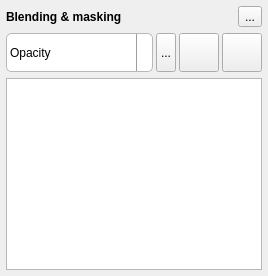
     <widget class="QWidget" name="Blending">
      <property name="accessibleName">
       <string/>
      </property>
      <attribute name="icon">
       <iconset resource="../icons.qrc">
        <normaloff>:/glmixer/icons/blending.png</normaloff>:/glmixer/icons/blending.png</iconset>
      </attribute>
      <attribute name="title">
       <string notr="true"/>
      </attribute>
      <layout class="QVBoxLayout" name="verticalLayout">
       <property name="leftMargin">
        <number>6</number>
       </property>
       <property name="topMargin">
        <number>6</number>
       </property>
       <property name="rightMargin">
        <number>6</number>
       </property>
       <property name="bottomMargin">
        <number>6</number>
       </property>
       <item>
        <layout class="QHBoxLayout" name="horizontalLayout_6">
         <item>
          <widget class="QLabel" name="label">
           <property name="styleSheet">
            <string notr="true">font: bold;</string>
           </property>
           <property name="text">
            <string>Blending &amp; masking</string>
           </property>
           <property name="margin">
            <number>2</number>
           </property>
          </widget>
         </item>
         <item>
          <widget class="QToolButton" name="resetBlending">
           <property name="toolTip">
            <string>Clear all</string>
           </property>
           <property name="text">
            <string>...</string>
           </property>
           <property name="icon">
            <iconset resource="../icons.qrc">
             <normaloff>:/glmixer/icons/clean.png</normaloff>:/glmixer/icons/clean.png</iconset>
           </property>
          </widget>
         </item>
        </layout>
       </item>
       <item>
        <layout class="QHBoxLayout" name="horizontalLayout_7">
         <property name="spacing">
          <number>3</number>
         </property>
         <item>
          <widget class="QComboBox" name="blendingBox">
           <property name="toolTip">
            <string>Blending mode
(how the colors are mixed with other sources)</string>
           </property>
           <property name="statusTip">
            <string>Blending mode\n(how the colors are mixed with other sources)</string>
           </property>
           <property name="styleSheet">
            <string notr="true">QComboBox {
     border: 1px solid palette(mid);
     border-radius: 5px;
     padding: 1px 3px 1px 3px;
     font-size: 12px;
     max-height: 42px;
 }

 QComboBox:on { /* shift the text when the popup opens */
     padding-top: 3px;
     padding-left: 4px;
 }

 QComboBox::drop-down {
     subcontrol-origin: padding;
     subcontrol-position: top right;
     width: 15px;
     border-left-width: 1px;
     border-left-color: palette(dark);
     border-left-style: solid; /* just a single line */
     border-top-right-radius: 5px; /* same radius as the QComboBox */
     border-bottom-right-radius: 5px;
 }

 QComboBox::down-arrow {
     image: url(:/glmixer/icons/downarrow.png);
 }

 QComboBox::down-arrow:on { /* shift the arrow when popup is open */
     top: 1px;
     left: 1px;
 }</string>
           </property>
           <property name="currentIndex">
            <number>5</number>
           </property>
           <property name="iconSize">
            <size>
             <width>32</width>
             <height>32</height>
            </size>
           </property>
           <property name="frame">
            <bool>false</bool>
           </property>
           <item>
            <property name="text">
             <string>Custom</string>
            </property>
            <property name="icon">
             <iconset resource="../images.qrc">
              <normaloff>:/glmixer/images/blend_custom.png</normaloff>:/glmixer/images/blend_custom.png</iconset>
            </property>
           </item>
           <item>
            <property name="text">
             <string>Add</string>
            </property>
            <property name="icon">
             <iconset resource="../images.qrc">
              <normaloff>:/glmixer/images/blend_colormix.png</normaloff>:/glmixer/images/blend_colormix.png</iconset>
            </property>
           </item>
           <item>
            <property name="text">
             <string>Subtract</string>
            </property>
            <property name="icon">
             <iconset resource="../images.qrc">
              <normaloff>:/glmixer/images/blend_inversecolormix.png</normaloff>:/glmixer/images/blend_inversecolormix.png</iconset>
            </property>
           </item>
           <item>
            <property name="text">
             <string>Add layer</string>
            </property>
            <property name="icon">
             <iconset resource="../images.qrc">
              <normaloff>:/glmixer/images/blend_layercolormix.png</normaloff>:/glmixer/images/blend_layercolormix.png</iconset>
            </property>
           </item>
           <item>
            <property name="text">
             <string>Sub layer</string>
            </property>
            <property name="icon">
             <iconset resource="../images.qrc">
              <normaloff>:/glmixer/images/blend_layerinversecolormix.png</normaloff>:/glmixer/images/blend_layerinversecolormix.png</iconset>
            </property>
           </item>
           <item>
            <property name="text">
             <string>Opacity</string>
            </property>
            <property name="icon">
             <iconset resource="../images.qrc">
              <normaloff>:/glmixer/images/blend_layeropacity.png</normaloff>:/glmixer/images/blend_layeropacity.png</iconset>
            </property>
           </item>
          </widget>
         </item>
         <item>
          <widget class="QToolButton" name="blendingCustomButton">
           <property name="minimumSize">
            <size>
             <width>20</width>
             <height>20</height>
            </size>
           </property>
           <property name="maximumSize">
            <size>
             <width>20</width>
             <height>40</height>
            </size>
           </property>
           <property name="toolTip">
            <string>Customize blending</string>
           </property>
           <property name="text">
            <string>...</string>
           </property>
           <property name="icon">
            <iconset resource="../icons.qrc">
             <normaloff>:/glmixer/icons/tools.png</normaloff>:/glmixer/icons/tools.png</iconset>
           </property>
          </widget>
         </item>
         <item>
          <widget class="QToolButton" name="blendingColorButton">
           <property name="sizePolicy">
            <sizepolicy hsizetype="Maximum" vsizetype="Fixed">
             <horstretch>0</horstretch>
             <verstretch>0</verstretch>
            </sizepolicy>
           </property>
           <property name="minimumSize">
            <size>
             <width>20</width>
             <height>20</height>
            </size>
           </property>
           <property name="maximumSize">
            <size>
             <width>40</width>
             <height>40</height>
            </size>
           </property>
           <property name="toolTip">
            <string>Base color 
(tint of the source)</string>
           </property>
           <property name="statusTip">
            <string>Base color \n(tint of the source)</string>
           </property>
           <property name="iconSize">
            <size>
             <width>32</width>
             <height>32</height>
            </size>
           </property>
          </widget>
         </item>
         <item>
          <widget class="QToolButton" name="blendingPixelatedButton">
           <property name="minimumSize">
            <size>
             <width>20</width>
             <height>20</height>
            </size>
           </property>
           <property name="maximumSize">
            <size>
             <width>40</width>
             <height>40</height>
            </size>
           </property>
           <property name="toolTip">
            <string>Smoothed / Pixelated 
(smooth between pixels or show square pixels)</string>
           </property>
           <property name="statusTip">
            <string>Smoothed / Pixelated \n(smooth between pixels or show square pixels)</string>
           </property>
           <property name="icon">
            <iconset resource="../images.qrc">
             <normaloff>:/glmixer/images/nico_smooth.png</normaloff>
             <normalon>:/glmixer/images/nico_pixelized.png</normalon>:/glmixer/images/nico_smooth.png</iconset>
           </property>
           <property name="iconSize">
            <size>
             <width>32</width>
             <height>32</height>
            </size>
           </property>
           <property name="checkable">
            <bool>true</bool>
           </property>
           <property name="checked">
            <bool>false</bool>
           </property>
          </widget>
         </item>
        </layout>
       </item>
       <item>
        <widget class="QListWidget" name="blendingMaskList">
         <property name="sizePolicy">
          <sizepolicy hsizetype="Expanding" vsizetype="Expanding">
           <horstretch>0</horstretch>
           <verstretch>0</verstretch>
          </sizepolicy>
         </property>
         <property name="minimumSize">
          <size>
           <width>230</width>
           <height>0</height>
          </size>
         </property>
         <property name="toolTip">
          <string>Layer mask 
(smooth blending following an alpha mask)</string>
         </property>
         <property name="verticalScrollBarPolicy">
          <enum>Qt::ScrollBarAsNeeded</enum>
         </property>
         <property name="horizontalScrollBarPolicy">
          <enum>Qt::ScrollBarAlwaysOff</enum>
         </property>
         <property name="autoScroll">
          <bool>true</bool>
         </property>
         <property name="editTriggers">
          <set>QAbstractItemView::NoEditTriggers</set>
         </property>
         <property name="showDropIndicator" stdset="0">
          <bool>false</bool>
         </property>
         <property name="dragDropMode">
          <enum>QAbstractItemView::NoDragDrop</enum>
         </property>
         <property name="iconSize">
          <size>
           <width>60</width>
           <height>60</height>
          </size>
         </property>
         <property name="verticalScrollMode">
          <enum>QAbstractItemView::ScrollPerPixel</enum>
         </property>
         <property name="horizontalScrollMode">
          <enum>QAbstractItemView::ScrollPerPixel</enum>
         </property>
         <property name="movement">
          <enum>QListView::Static</enum>
         </property>
         <property name="flow">
          <enum>QListView::LeftToRight</enum>
         </property>
         <property name="isWrapping" stdset="0">
          <bool>true</bool>
         </property>
         <property name="resizeMode">
          <enum>QListView::Adjust</enum>
         </property>
         <property name="spacing">
          <number>2</number>
         </property>
         <property name="viewMode">
          <enum>QListView::IconMode</enum>
         </property>
         <property name="uniformItemSizes">
          <bool>true</bool>
         </property>
         <property name="selectionRectVisible">
          <bool>false</bool>
         </property>
         <property name="currentRow">
          <number>-1</number>
         </property>
        </widget>
       </item>
      </layout>
     </widget>
